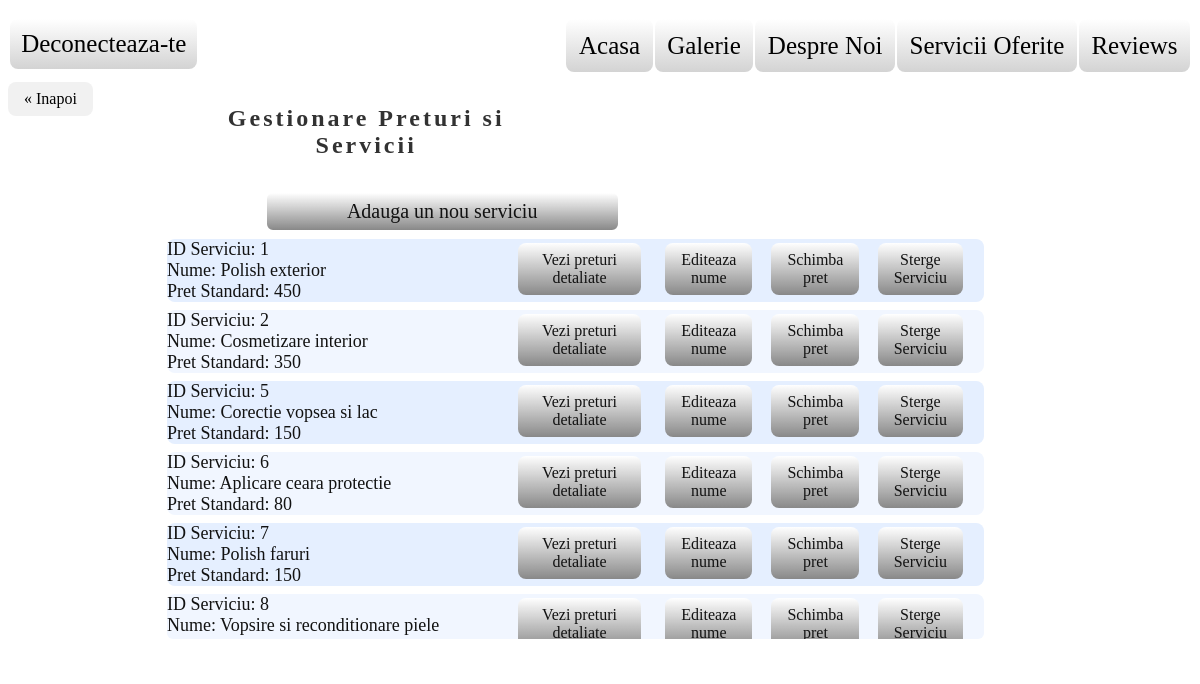
/gestPretServ.php, run on the app's committed database.
### tables this page shows
CREATE TABLE `servicii` (
  `idServ` int(100) NOT NULL,
  `numeServ` text NOT NULL,
  `pretServ` int(100) NOT NULL
);

### gestPretServ.php (the view, shortened to what this page needs)
<!DOCTYPE HTML>
<html>
	<head>
		<link rel="stylesheet"href="gestPretServCSS.css">
		<link rel="stylesheet"href="buttonsCSS.css">
		<link rel="stylesheet"href="prevAndTopBCSS.css">
	</head>
	<body>
		<?php
	$mailUser=$_GET['mailUser'];
		echo' <div id="topbarid" class="topbar">
		<div id="tblid" class="tbl"> ';
			echo'<a href="index.php"> Deconecteaza-te </a>';
		echo'</div>
		<div id="tbrid" class="tbr">';
			echo'<a href="adminAccount.php?mailUser='.$mailUser.'">Acasa</a>';
			echo'<a href="galerieF2.php?mailUser='.$mailUser.'">Galerie</a>';
			echo'<a href="aboutUs.php?mailUser='.$mailUser.'"> Despre Noi</a>';
			echo'<a href="aboutServices.php?mailUser='.$mailUser.'"> Servicii Oferite </a>';
			echo'<a href="reviews.php?mailUser='.$mailUser.'"> Reviews </a>';
	echo'	</div>
	</div>';
	?>
	<div class="titlu">
	<h2>Gestionare Preturi si Servicii</h2>
	</div>
	<?php
	include "db_connect.php";
		echo'<a href="adminAccount.php?mailUser='.$mailUser.'" class="previous">&laquo; Inapoi</a>';
		echo '<div class="gestPretServ">';
			echo '<div class="crServ">';
					echo '<a href="addServiciu.php?mailUser='.$mailUser.'">Adauga un nou serviciu</a>';
			echo'</div>';
			echo'<div class="vizPretServ">';
				$sql2 = "SELECT idServ, numeServ, pretServ FROM servicii ";
					$result= $conn->query($sql2);
					if ($result->num_rows > 0) {
						$color="lighterColor";
							while($row = $result->fetch_assoc()) {
								$idServ=$row["idServ"];
								$numeServ= $row["numeServ"];
								$pretServ= $row["pretServ"];
									echo'<div class="'.$color.'">';
											echo'<div class="vizPretDet">';
												echo '<a href="vizPretDet.php?mailUser='.$mailUser.'&idServ='.$idServ.'">Vezi preturi detaliate</a>';
											echo'</div>';
											echo'<div class="editPret">';
												echo '<a href="editPret.php?mailUser='.$mailUser.'&idServ='.$idServ.'">Schimba pret</a>';
											echo'</div>';
											echo'<div class="editNume">';
												echo '<a href="editNumeServ.php?mailUser='.$mailUser.'&numeServ='.$numeServ.'&idServ='.$idServ.'">Editeaza nume</a>';
											echo'</div>';
											echo'<div class="stergeServ">';
												echo '<a href="stergeServ.php?mailUser='.$mailUser.'&numeServ='.$numeServ.'&idServ='.$idServ.'&pretServ='.$pretServ.'">Sterge Serviciu</a>';
											echo'</div>';
											echo 'ID Serviciu: '.$idServ.' <br>';
											echo 'Nume: '.$numeServ.' <br>';
											echo 'Pret Standard: '.$pretServ.' <br>';
									echo'</div>';
								if ($color =="lighterColor"){
									$color="color";
								}else{
									$color="lighterColor";
								}
							}
					}
					else{
						echo 'Ne pare rau, dar nu exista nici un serviciu momentan.';
					}
			echo'</div>';
	?>
		</div>
	</body>
</html>

### gestPretServCSS.css (style rules this page uses)
body { background-image:url("images/homeBackgr.jpg"); min-height:620px; background-position: center; background-repeat: no-repeat; background-size: cover; position: relative; }
.gestPretServ { background-color:white; opacity:0.93; position: relative; width:75%; height:482px; max-height:490px; left:10%; top: 160px; border:3px solid white; border-radius: 8px; overflow:auto; }
.crServ { position:absolute; width: 40%; max-height:10%; left:10%; margin-left:5%; margin-top:2%; padding:2px; border-radius:8px; overflow:auto; }
.crServ a { text-align:center; display:block; border: 2px solid white; text-decoration:none; font-size:20px; padding:2% 15%; background-image:linear-gradient(white,gray); border-radius: 8px; color:black; }
.vizPretServ { position:absolute; width: 92%; max-height:83%; top:10%; margin-left:4%; margin-top:2%; border: 2px solid white; border-radius:8px; overflow:auto; }
.color { border-radius: 8px; position:relative; background-color:#f0f6ff; margin-top:8px; margin-bottom:8px; font-size:18px; }
.lighterColor { border-radius: 8px; position:relative; background-color:#e3eeff; font-size:18px; }
.editNume, .editPret, .stergeServ, .vizPretDet { position:absolute; height:70%; top:7%; text-align:center; }
.editNume, .editPret, .stergeServ { width: 10%; }
.vizPretDet { right:42%; width: 15%; }
.editNume { right:29%; }
.editPret { right:16%; }
.stergeServ { right:3%; }
.vizPretDet a, .editNume a, .editPret a, .stergeServ a { text-decoration:none; background-image:linear-gradient(white,gray); border-radius:8px; font-size:16px; color:black; }

### prevAndTopBCSS.css (style rules this page uses)
a { text-decoration: none; display: inline-block; padding: 8px 16px; }
.previous { border-radius:8px; position:absolute; background-color: #f1f1f1; color: black; top:12%; }
.topbar { position: relative; background-repeat:no-repeat; height:10%; width:100%; top: 5px; left: 1px; }
.tbl { position:absolute; top:5px; left:0px; width:47%; }
.tbr { position:absolute; top:5px; right:0px; width:53%; }
.topbar a { border-radius: 8px; background-image:linear-gradient(white,lightgray); padding:1%; margin:1px; text-decoration:none; font-size:25px; color:black; padding:2%; }
.titlu { position:absolute; top:12%; opacity:0.8; background-color:white; width:30%; padding:3px; text-align:center; margin-left:15%; border-radius: 8px; letter-spacing: 3px; }

### data on the page
servicii: idServ "1", numeServ "Polish exterior", pretServ "450"
servicii: idServ "2", numeServ "Cosmetizare interior", pretServ "350"
servicii: idServ "5", numeServ "Corectie vopsea si lac", pretServ "150"
servicii: idServ "6", numeServ "Aplicare ceara protectie", pretServ "80"
servicii: idServ "7", numeServ "Polish faruri", pretServ "150"
servicii: idServ "8", numeServ "Vopsire si reconditionare piele"
